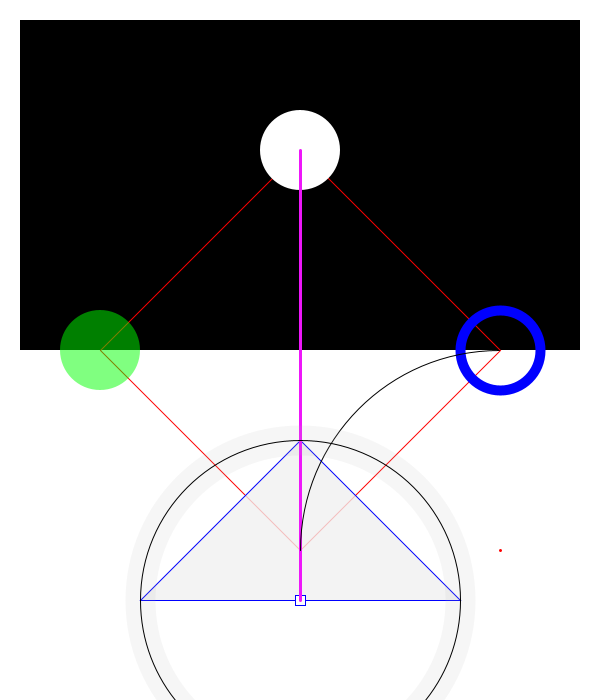
Frame 1 (no input)
Frame 2 (the mouse pressed at the canvas centre, redrawn once): identical to frame 1, image omitted

The Processing sketch that drew this single still picture (run headless with seeded random() and noise(); the mouse was pressed at the canvas centre and the sketch redrawn once):

// Processing sketch: sketch_2DGraphics_examples
// ── sketch_2DGraphics_examples.pde
/*
 * 
 * Copyright (c) 2014 Monash University
 * This program illustrates the use of a variety of graphic shapes,
 * including points, lines, quads, circles and ellipises 
 * 
 */

// setup function -- called once when the program begins
void setup() {
  size(600, 700);
  noLoop(); // turn off looping, so draw is only called once
}


// draw function -- called once because of noLoop() in setup()
void draw() {

  // set the background to white
  background(255);

  //black rectangle
  fill(0);
  rectMode(CORNER);
  noStroke();
  rect(20, 20, 560, 330);

  //quad
  stroke(255, 0, 0);
  noFill();
  strokeWeight(1);
  quad(300, 150, 100, 350, 300, 550, 500, 350);

  // top circle
  fill(255); // white
  noStroke();
  ellipse(300, 150, 80, 80);

  // left circle
  fill(0, 255, 0, 127);
  noStroke();
  ellipse(100, 350, 80, 80);

  //right circle
  noFill();
  strokeWeight(10);
  stroke(0, 0, 255);
  ellipse(500, 350, 80, 80);
  strokeWeight(1);

  //triangle
  fill(240, 200);
  triangle(300, 440, 140, 600, 460, 600);

  // rectangle on the bottom of a triangle
  fill(255);
  stroke(0, 0, 255);
  rectMode(CENTER);
  rect(300, 600, 10, 10);

  // line between the white circle on top of the quad to the rectangle at the bottom of a triangle
  stroke(238, 23, 250);
  strokeWeight(3);
  line(300, 150, 300, 600);
  strokeWeight(1);

  // arc 
  stroke(0);
  noFill();
  arc(500, 550, 400, 400, PI, PI+HALF_PI); // PI and HALF_PI are constants defined by Processing

  // point
  stroke(255, 0, 0);
  strokeWeight(3);
  point(500, 550);
  strokeWeight(1);

  //last circle
  stroke(180, 30);
  strokeWeight(30);
  ellipse(300, 600, 320, 320);

  stroke(0);
  strokeWeight(1);
  ellipse(300, 600, 320, 320);
}
